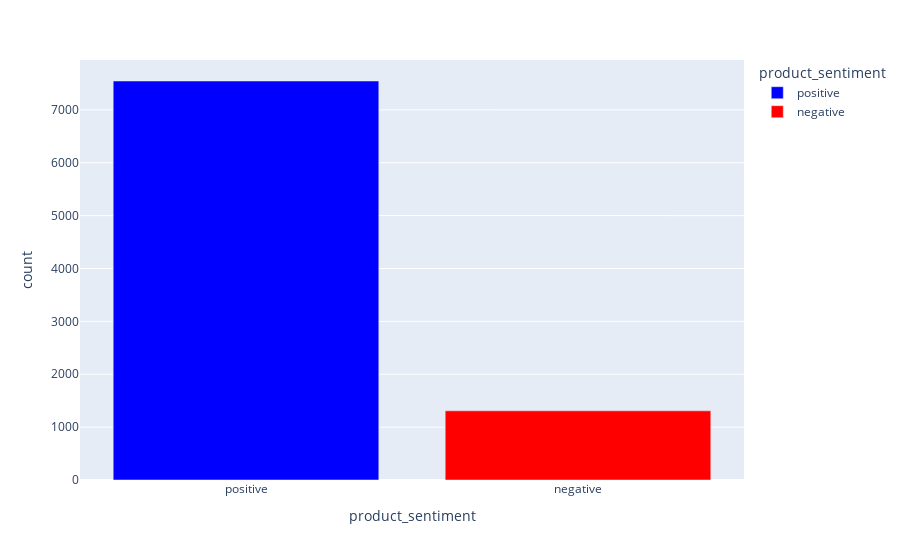

The notebook cell saved with this chart:
### Code cell
# 3. Tablet

series3 = tabletdf['bi_nb_prediction'].value_counts()
df_result3 = pd.DataFrame(series3)
df_result3 = df_result3.reset_index()  
df_result3.columns = ['product_sentiment', 'count']
display(df_result3)

fig = px.bar(df_result3, 
             x='product_sentiment', y='count', 
             color = 'product_sentiment',
             color_discrete_sequence=["blue", "red", "grey"],
             )
fig.show()

### Figure 1 — Plotly figure (JSON) as saved in the notebook; plotly's stock layout.template omitted (floating-point values rounded to 4 significant figures)
{"data": [{"alignmentgroup": "True", "hovertemplate": "product_sentiment=%{x}<br>count=%{y}<extra></extra>", "legendgroup": "positive", "marker": {"color": "blue", "pattern": {"shape": ""}}, "name": "positive", "offsetgroup": "positive", "orientation": "v", "showlegend": true, "textposition": "auto", "type": "bar", "x": ["positive"], "xaxis": "x", "y": [7546], "yaxis": "y"}, {"alignmentgroup": "True", "hovertemplate": "product_sentiment=%{x}<br>count=%{y}<extra></extra>", "legendgroup": "negative", "marker": {"color": "red", "pattern": {"shape": ""}}, "name": "negative", "offsetgroup": "negative", "orientation": "v", "showlegend": true, "textposition": "auto", "type": "bar", "x": ["negative"], "xaxis": "x", "y": [1308], "yaxis": "y"}], "layout": {"barmode": "relative", "legend": {"title": {"text": "product_sentiment"}, "tracegroupgap": 0}, "margin": {"t": 60}, "xaxis": {"anchor": "y", "categoryarray": ["positive", "negative"], "categoryorder": "array", "domain": [0, 1], "title": {"text": "product_sentiment"}}, "yaxis": {"anchor": "x", "domain": [0, 1], "title": {"text": "count"}}}}
